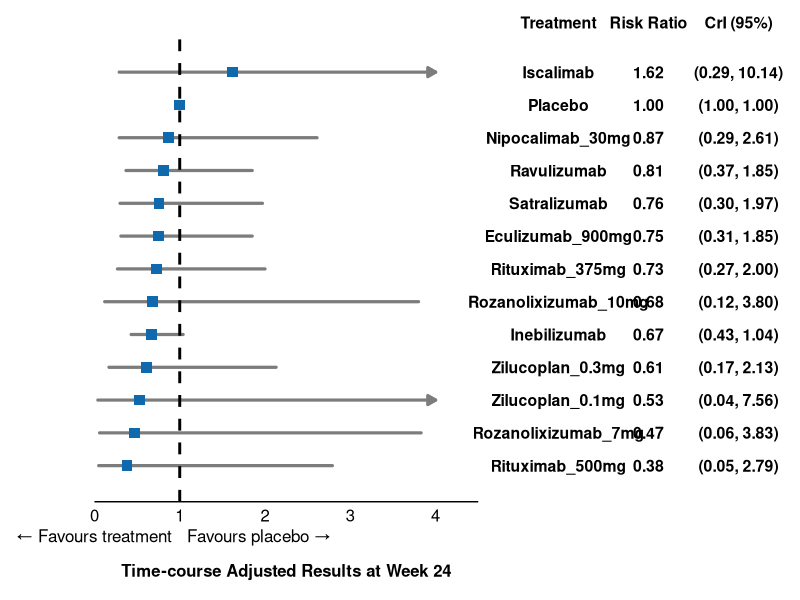
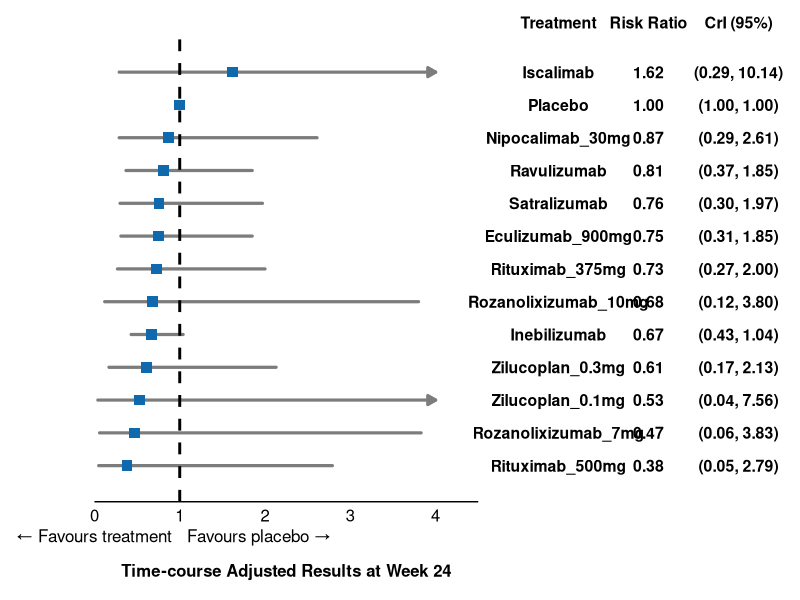

The R script that drew these images, in order:
library(tidyverse)
library(patchwork)

# suitably use setwd()
df <- openxlsx::read.xlsx("Table_09_Rescue_Therapy.xlsx")

# Preserve top-to-bottom order in the plot
df$Treatment <- factor(df$Treatment, levels = rev(df$Treatment))

# Label column combining RR and CrI, formatted with fixed decimals
df$RR_label  <- sprintf("%.2f", df$RR)
df$CrI_label <- sprintf("(%.2f, %.2f)", df$lower, df$upper)

# ---- Shared theme elements for row alignment ----
n <- nrow(df)

# ---- Axis limits & arrow logic ----
# Any CI that extends past these limits is truncated and gets an arrowhead
# on the truncated end(s) instead of running off the plot.
xlim_low  <- 0.0
xlim_high <- 4

df <- df %>%
  mutate(
    left_clip  = lower < xlim_low,
    right_clip = upper > xlim_high,
    seg_x      = ifelse(left_clip, xlim_low, lower),
    seg_xend   = ifelse(right_clip, xlim_high, upper)
  )

seg_none  <- filter(df, !left_clip & !right_clip)
seg_left  <- filter(df,  left_clip & !right_clip)
seg_right <- filter(df, !left_clip &  right_clip)
seg_both  <- filter(df,  left_clip &  right_clip)

arrow_spec <- function(ends) {
  arrow(angle = 30, length = unit(0.09, "inches"), ends = ends, type = "closed")
}

# ---- Forest plot (left panel)

p_forest <- ggplot(df, aes(x = RR, y = Treatment)) +
  # CI segments split by truncation status, each with the correct arrow ends
  geom_segment(
    data = seg_none,
    aes(x = seg_x, xend = seg_xend, y = Treatment, yend = Treatment),
    color = "#7C7C7C", linewidth = 1.1, lineend = "round"
  ) +
  geom_segment(
    data = seg_left,
    aes(x = seg_x, xend = seg_xend, y = Treatment, yend = Treatment),
    color = "#7C7C7C", linewidth = 1.1, lineend = "round", arrow = arrow_spec("first")
  ) +
  geom_segment(
    data = seg_right,
    aes(x = seg_x, xend = seg_xend, y = Treatment, yend = Treatment),
    color = "#7C7C7C", linewidth = 1.1, lineend = "round", arrow = arrow_spec("last")
  ) +
  geom_segment(
    data = seg_both,
    aes(x = seg_x, xend = seg_xend, y = Treatment, yend = Treatment),
    color = "#7C7C7C", linewidth = 1.1, lineend = "round", arrow = arrow_spec("both")
  ) +
  geom_point(size = 3.2, shape = 15, colour = "#0F69AF") +
  geom_vline(xintercept = 1,
             linetype = "dashed",
             color = "black",
             linewidth = 1) +
  annotate("text", x = 1, y = -0.15, label = "\u2190 Favours treatment",
           hjust = 1.05, vjust = 3, size = 4.3, color = "black") +
  annotate("text", x = 1, y = -0.15, label = "Favours placebo \u2192",
           hjust = -0.05, vjust = 3, size = 4.3, color = "black") +
  scale_x_continuous(
    breaks = seq(0, 5, 1), # tweak
    limits = c(xlim_low, xlim_high + 0.5), # tweak
    expand = c(0, 0)
  ) +
  # Lock the y-axis order explicitly. Without this, splitting the CI lines
  # into several geom_segment() layers (one per clip scenario) can cause
  # ggplot to reorder the discrete y-axis based on which layer first
  # introduces each treatment, since each layer only holds a subset of rows.
  scale_y_discrete(limits = levels(df$Treatment), drop = FALSE) +
  labs(x = "Time-course Adjusted Results at Week 24", y = NULL) +
  coord_cartesian(ylim = c(0.5, n + 0.5), clip = "off") +
  theme_minimal(base_size = 11) +
  theme(
    panel.grid.minor = element_blank(),
    panel.grid.major.y = element_blank(),
    panel.grid.major.x = element_blank(),
    axis.text.y = element_blank(),
    axis.ticks.y = element_blank(),
    axis.text.x = element_text(size = 12, color = "black"),
    axis.line.x = element_line(),
    axis.title.x = element_text(size = 12, face = "bold", margin = margin(t = 16), vjust = -3),
    plot.margin = margin(t = 5, r = 4, b = 20, l = 60),
    plot.background  = element_blank(),
    panel.background = element_blank(),
    legend.background = element_blank(),
    legend.box.background = element_blank()
  )

# ---- Table panel (right side): Treatment | Risk Ratio | CrI (95%) ----
# Build a long-format data frame so all three "columns" share the same y-axis
# and therefore stay row-aligned with the forest plot via patchwork.

tbl <- data.frame(
  Treatment = rep(df$Treatment, 3),
  col = factor(rep(c("Treatment", "Risk Ratio", "CrI (95%)"), each = n),
               levels = c("Treatment", "Risk Ratio", "CrI (95%)")),
  label = c(as.character(df$Treatment), df$RR_label, df$CrI_label)
)

p_table <- ggplot(tbl, aes(x = col, y = Treatment, label = label)) +
  geom_text(size = 4.0, color = "black", hjust = 0.5, fontface = "bold") +
  scale_x_discrete(position = "top") +
  scale_y_discrete(limits = levels(df$Treatment), drop = FALSE) +
  coord_cartesian(ylim = c(0.5, n + 0.5), clip = "off") +
  theme_void(base_size = 11) +
  theme(
    axis.text.x.top = element_text(size = 11.5, face = "bold", color = "black",
                                   margin = margin(b = 4)),
    plot.margin = margin(t = 5, r = 0, b = 10, l = 15)
  )

# ---- Combine: forest plot (left) + table (right), rows aligned ----
final_plot <- p_forest + p_table +
  plot_layout(widths = c(1, 0.75)) + # tweak
  plot_annotation(
    theme = theme(
      plot.background = element_rect(
        fill = "transparent",
        colour = NA
      ),
      panel.background = element_rect(
        fill = "transparent",
        colour = NA
      )
    )
  )

final_plot

# suitably use setwd()
ggsave("FP_09_Rescue_Therapy.png",
       final_plot,
       width = 12.5,
       height = 5.5,
       dpi = 2000,
       bg = "transparent")
